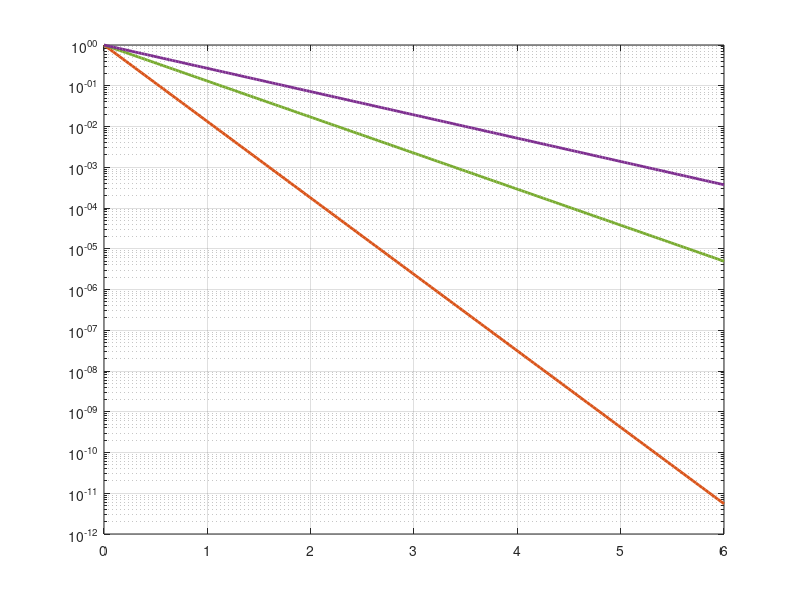

Write MATLAB code to recreate this figure. (Note: this script raises an error after producing the figure.)
%% Aalo-X Reactor Vessel Radiation Shielding: Analytical Attenuation Model
% Simplified 1D slab model for panel prep visualisation
% NOT a substitute for the MCNP transport analysis done at Aalo
% Physics: fast neutron removal + gamma mass attenuation
% Data sources: NIST XCOM (gamma), Lamarsh/Shultis (neutron)

clear; clc; close all;

%% Constants
rho_Pb = 11.34;                    % lead density, g/cm^3
Sigma_r_boratedpoly = 0.12;        % 5% borated poly fast neutron removal, cm^-1

% Gamma mass attenuation coefficients for lead, cm^2/g (NIST XCOM)
E_gamma = [478, 1000, 2000];       % keV: 478 from B-10(n,a)Li-7, 1-2 MeV fission
mu_over_rho_Pb = [0.150, 0.0707, 0.0457];
mu_Pb = mu_over_rho_Pb * rho_Pb;   % linear atten coeff, cm^-1

% Thickness envelope
in_to_cm = 2.54;
t_poly_max = 6 * in_to_cm;         % 15.24 cm
t_Pb_max   = 6 * in_to_cm;         % 15.24 cm

% Design point (as-built)
poly_design = 6;                   % inches
lead_design = 6;                   % inches

% Baseline assumptions (replace with real MCNP values if available)
unshielded_dose = 600;             % mrem/hr at working position, unshielded
neutron_frac = 0.5;                % assumed split of unshielded dose
gamma_frac = 0.5;
mu_driver = 0.0457 * rho_Pb;       % 2 MeV gamma is the design driver

%% Plot 1: Gamma flux attenuation through lead
x_Pb = linspace(0, t_Pb_max, 200);
phi_gamma = zeros(length(E_gamma), length(x_Pb));
for i = 1:length(E_gamma)
    phi_gamma(i,:) = exp(-mu_Pb(i) * x_Pb);
end

figure('Position',[100 100 700 500]);
colours = [0.85 0.33 0.10; 0.47 0.67 0.19; 0.49 0.18 0.56];
for i = 1:length(E_gamma)
    semilogy(x_Pb/in_to_cm, phi_gamma(i,:), 'LineWidth', 2, 'Color', colours(i,:));
    hold on;
end
grid on;

% Design point marker
xline(6, '--w', 'LineWidth', 1.5);
text(5.8, 1e-10, 'Design: 6"', 'Color', 'w', ...
     'HorizontalAlignment', 'right', 'FontSize', 10, 'FontWeight', 'bold');

xlabel('Lead thickness (inches)', 'FontSize', 12);
ylabel('Normalised gamma flux', 'FontSize', 12);
title('Gamma attenuation through lead', 'FontSize', 13);
legend({'478 keV (secondary from B-10 capture)', ...
        '1 MeV (fission product)', ...
        '2 MeV (fission product, design driver)'}, ...
       'Location', 'southwest');
set(gca, 'FontSize', 11);
ylim([1e-12 1]);

%% Plot 2: Total dose rate vs total shield thickness
t_total_in = linspace(0, 12, 200);
t_poly = t_total_in * in_to_cm / 2;
t_Pb   = t_total_in * in_to_cm / 2;

dose_neutron = unshielded_dose * neutron_frac * exp(-Sigma_r_boratedpoly * t_poly);
dose_gamma   = unshielded_dose * gamma_frac   * exp(-mu_driver * t_Pb);
dose_total   = dose_neutron + dose_gamma;

figure('Position',[150 150 700 500]);

% Plot lines FIRST, forcing log scale from the start
h1 = semilogy(t_total_in, dose_total, 'LineWidth', 2.5, 'Color', [0 0 0]);
hold on;
h2 = semilogy(t_total_in, dose_neutron, '--', 'LineWidth', 1.5, 'Color', [0 0.4 0.7]);
h3 = semilogy(t_total_in, dose_gamma, '--', 'LineWidth', 1.5, 'Color', [0.85 0.33 0.10]);

set(gca, 'YScale', 'log');
ylim([1e-1 1e3]);
xlim([0 12]);

% Add the shaded DOE envelope, push it behind the lines
x_shade = [0 12 12 0];
y_shade = [5 5 100 100];
h_fill = fill(x_shade, y_shade, [0.85 1.0 0.85], 'FaceAlpha', 0.3, 'EdgeColor', 'none');
uistack(h_fill, 'bottom');

yline(100, ':k', 'LineWidth', 1);
yline(5,   ':k', 'LineWidth', 1);
text(1, 30, 'DOE-STD-1098-2017 envelope (5-100 mrem/hr)', ...
     'HorizontalAlignment', 'left', 'FontSize', 10);

xline(12, '--r', 'LineWidth', 1.5);
text(11.85, 5e2, 'Design point: 12"', 'Color', 'r', ...
     'HorizontalAlignment', 'right', 'FontSize', 10, 'FontWeight', 'bold');

grid on;
xlabel('Total shield thickness (inches, 50/50 poly/lead)', 'FontSize', 12);
ylabel('Dose rate at working position (mrem/hr)', 'FontSize', 12);
title('Dose rate vs shield thickness (simplified model)', 'FontSize', 13);
legend([h1 h2 h3 h_fill], {'Total dose', 'Neutron component', 'Gamma component', 'DOE envelope'}, ...
       'Location', 'northeast');
set(gca, 'FontSize', 11);

%% Plot 3: 3D Trade Space, Dose Rate vs Poly and Lead Thickness
[X, Y] = meshgrid(linspace(0.5, 12, 80), linspace(0.5, 12, 80));
X_cm = X * in_to_cm;
Y_cm = Y * in_to_cm;

dose_n_surf = unshielded_dose * neutron_frac * exp(-Sigma_r_boratedpoly * X_cm);
dose_g_surf = unshielded_dose * gamma_frac   * exp(-mu_driver * Y_cm);
Z = dose_n_surf + dose_g_surf;

figure('Position',[200 200 900 650]);
surf(X, Y, log10(Z), 'EdgeColor', 'none', 'FaceAlpha', 0.95);
shading interp;
colormap(turbo);
c = colorbar;
c.Label.String = 'log_{10}(Dose rate) [mrem/hr]';
c.Label.FontSize = 11;
hold on;

% Contour projection on the surface
contour3(X, Y, log10(Z), 15, 'k', 'LineWidth', 0.5);

% Regulatory band contours
contour3(X, Y, log10(Z), [log10(100) log10(100)], 'w', 'LineWidth', 3);
contour3(X, Y, log10(Z), [log10(5) log10(5)], '--w', 'LineWidth', 2);

% Design point marker (repositioned to avoid overlap with surface)
dose_at_design = unshielded_dose * neutron_frac * exp(-Sigma_r_boratedpoly * poly_design * in_to_cm) + ...
                 unshielded_dose * gamma_frac   * exp(-mu_driver * lead_design * in_to_cm);
plot3(poly_design, lead_design, log10(dose_at_design), 'ro', ...
      'MarkerSize', 14, 'MarkerFaceColor', 'r', 'LineWidth', 2);
text(poly_design - 1.5, lead_design + 2.5, log10(dose_at_design) + 1.0, ...
     sprintf('Design point\n(6", 6")\n%.2f mrem/hr', dose_at_design), ...
     'FontSize', 11, 'FontWeight', 'bold', 'BackgroundColor', 'w', 'Margin', 3);

xlabel('Borated poly thickness (inches)', 'FontSize', 12);
ylabel('Lead thickness (inches)', 'FontSize', 12);
zlabel('log_{10}(Dose rate) [mrem/hr]', 'FontSize', 12);
title('Shield design trade space: dose rate vs material split', 'FontSize', 13);
view(-135, 30);
grid on;
set(gca, 'FontSize', 11);
